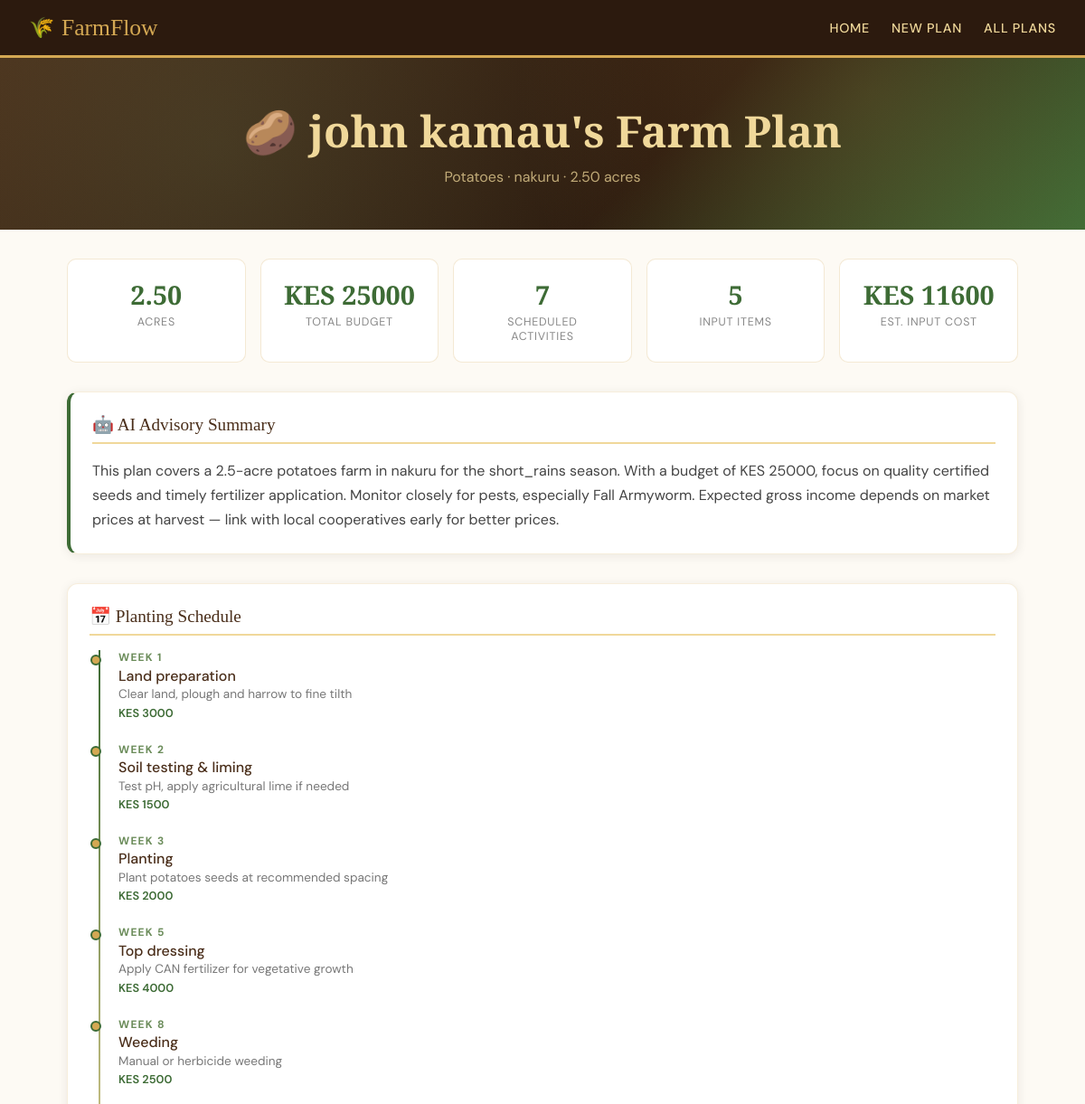
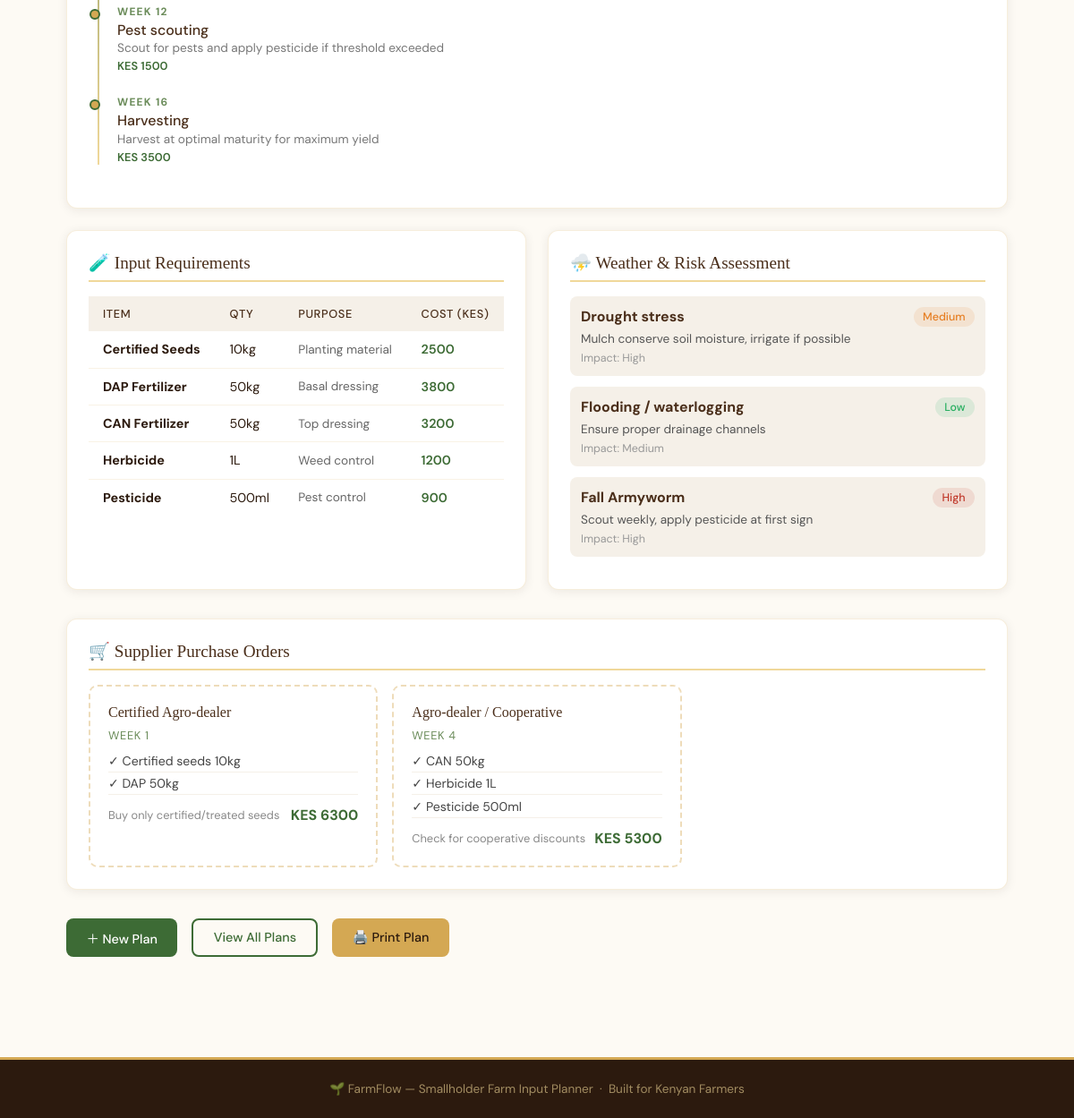
Screenshot of /plan/1/ with the database file from the repository (2 pictures, top to bottom).
### planner/models.py (models this page shows, shortened)
class FarmPlan(models.Model):
    CROP_CHOICES = [
        ('maize', 'Maize'),
        ('beans', 'Beans'),
        ('tomatoes', 'Tomatoes'),
        ('potatoes', 'Potatoes'),
        ('wheat', 'Wheat'),
        ('sorghum', 'Sorghum'),
        ('cassava', 'Cassava'),
        ('sweet_potato', 'Sweet Potato'),
        ('kale', 'Kale (Sukuma Wiki)'),
        ('cabbage', 'Cabbage'),
    ]
    SOIL_CHOICES = [
        ('loam', 'Loam'),
        ('clay', 'Clay'),
        ('sandy', 'Sandy'),
        ('silty', 'Silty'),
        ('peaty', 'Peaty'),
    ]
    SEASON_CHOICES = [
        ('long_rains', 'Long Rains (Mar–May)'),
        ('short_rains', 'Short Rains (Oct–Dec)'),
        ('dry', 'Dry Season (Irrigation)'),
    ]
    farmer_name = models.CharField(max_length=100)
    location = models.CharField(max_length=100)
    land_size = models.DecimalField(max_digits=6, decimal_places=2)
    crop = models.CharField(max_length=50, choices=CROP_CHOICES)
    soil_type = models.CharField(max_length=50, choices=SOIL_CHOICES)
    season = models.CharField(max_length=50, choices=SEASON_CHOICES)
    budget = models.DecimalField(max_digits=10, decimal_places=2)
    additional_notes = models.TextField(blank=True)
    planting_schedule = models.TextField(blank=True)
    input_requirements = models.TextField(blank=True)
    weather_risks = models.TextField(blank=True)
    purchase_orders = models.TextField(blank=True)
    ai_summary = models.TextField(blank=True)
    created_at = models.DateTimeField(auto_now_add=True)

### planner/views.py (the view)
# urls.py: path('plan/<int:pk>/', views.plan_detail, name='plan_detail'),
def plan_detail(request, pk):
    plan = get_object_or_404(FarmPlan, pk=pk)
    planting_schedule = json.loads(plan.planting_schedule) if plan.planting_schedule else []
    input_requirements = json.loads(plan.input_requirements) if plan.input_requirements else []
    weather_risks = json.loads(plan.weather_risks) if plan.weather_risks else []
    purchase_orders = json.loads(plan.purchase_orders) if plan.purchase_orders else []
    total_cost = sum(item.get('cost_kes', 0) for item in planting_schedule)
    total_inputs = sum(item.get('cost_kes', 0) for item in input_requirements)
    return render(request, 'planner/plan_detail.html', {
        'plan': plan,
        'planting_schedule': planting_schedule,
        'input_requirements': input_requirements,
        'weather_risks': weather_risks,
        'purchase_orders': purchase_orders,
        'total_cost': total_cost,
        'total_inputs': total_inputs,
    })

### planner/templates/planner/plan_detail.html (shortened to what this page needs)
{% extends "planner/base.html" %}
{% block content %}
<div class="page-hero">
  <h1>
    {% if plan.crop == 'maize' %}🌽
    {% elif plan.crop == 'tomatoes' %}🍅
    {% elif plan.crop == 'beans' %}🫘
    {% elif plan.crop == 'potatoes' %}🥔
    {% elif plan.crop == 'kale' %}🥬
    {% elif plan.crop == 'cabbage' %}🥦
    {% else %}🌱{% endif %}
    {{ plan.farmer_name }}'s Farm Plan
  </h1>
  <p>{{ plan.get_crop_display }} · {{ plan.location }} · {{ plan.land_size }} acres</p>
</div>
<div class="container">
  <div class="stat-row" style="margin-bottom:2rem;">
    <div class="stat-box">
      <div class="stat-value">{{ plan.land_size }}</div>
      <div class="stat-label">Acres</div>
    </div>
    <div class="stat-box">
      <div class="stat-value">KES {{ plan.budget|floatformat:0 }}</div>
      <div class="stat-label">Total Budget</div>
    </div>
    <div class="stat-box">
      <div class="stat-value">{{ planting_schedule|length }}</div>
      <div class="stat-label">Scheduled Activities</div>
    </div>
    <div class="stat-box">
      <div class="stat-value">{{ input_requirements|length }}</div>
      <div class="stat-label">Input Items</div>
    </div>
    <div class="stat-box">
      <div class="stat-value">KES {{ total_inputs }}</div>
      <div class="stat-label">Est. Input Cost</div>
    </div>
  </div>
  {% if plan.ai_summary %}
  <div class="card" style="margin-bottom:2rem;border-left:4px solid var(--leaf);">
    <div class="card-title">🤖 AI Advisory Summary</div>
    <p style="line-height:1.7;color:#444;">{{ plan.ai_summary }}</p>
  </div>
  {% endif %}
  <div style="display:grid;grid-template-columns:1fr 1fr;gap:1.5rem;margin-bottom:2rem;">
    <div class="card" style="grid-column:1/-1;">
      <div class="card-title">📅 Planting Schedule</div>
      <div class="timeline">
        {% for item in planting_schedule %}
        <div class="timeline-item">
          <div class="timeline-dot"></div>
          <div class="timeline-week">Week {{ item.week }}</div>
          <div class="timeline-activity">{{ item.activity }}</div>
          <div class="timeline-details">{{ item.details }}</div>
          {% if item.cost_kes %}
          <div class="timeline-cost">KES {{ item.cost_kes|floatformat:0 }}</div>
          {% endif %}
        </div>
        {% endfor %}
      </div>
    </div>
    <div class="card">
      <div class="card-title">🧪 Input Requirements</div>
      <table>
        <thead>
          <tr>
            <th>Item</th>
            <th>Qty</th>
            <th>Purpose</th>
            <th>Cost (KES)</th>
          </tr>
        </thead>
        <tbody>
          {% for item in input_requirements %}
          <tr>
            <td><strong>{{ item.item }}</strong></td>
            <td>{{ item.quantity }}</td>
            <td style="color:#666;font-size:.85rem;">{{ item.purpose }}</td>
            <td style="color:var(--leaf);font-weight:600;">{{ item.cost_kes|floatformat:0 }}</td>
          </tr>
          {% endfor %}
        </tbody>
      </table>
    </div>
    <div class="card">
      <div class="card-title">⛈️ Weather & Risk Assessment</div>
      {% for risk in weather_risks %}
      <div style="padding:.75rem;border-radius:8px;background:var(--mist);margin-bottom:.75rem;">
        <div style="display:flex;align-items:center;justify-content:space-between;margin-bottom:.3rem;">
          <strong style="color:var(--bark);">{{ risk.risk }}</strong>
          <span class="badge badge-{% if risk.probability == 'High' %}high{% elif risk.probability == 'Medium' %}medium{% else %}low{% endif %}">
            {{ risk.probability }}
          </span>
        </div>
        <div style="font-size:.85rem;color:#555;">{{ risk.mitigation }}</div>
        {% if risk.impact %}
        <div style="font-size:.78rem;color:#999;margin-top:.3rem;">Impact: {{ risk.impact }}</div>
        {% endif %}
      </div>
      {% endfor %}
    </div>
  </div>
  <div class="card" style="margin-bottom:2rem;">
    <div class="card-title">🛒 Supplier Purchase Orders</div>
    <div style="display:grid;grid-template-columns:repeat(auto-fill,minmax(280px,1fr));gap:1rem;">
      {% for order in purchase_orders %}
      <div style="border:2px dashed rgba(212,168,83,.4);border-radius:10px;padding:1.25rem;">
        <div style="font-family:'Playfair Display',serif;color:var(--bark);margin-bottom:.5rem;">{{ order.supplier_type }}</div>
        <div style="font-size:.8rem;color:var(--sage);text-transform:uppercase;letter-spacing:.05em;margin-bottom:.5rem;">{{ order.timing }}</div>
        <ul style="list-style:none;margin-bottom:.75rem;">
          {% for item in order.items %}
          <li style="font-size:.88rem;padding:.2rem 0;border-bottom:1px solid var(--mist);color:#444;">✓ {{ item }}</li>
          {% endfor %}
        </ul>
        <div style="display:flex;justify-content:space-between;align-items:center;">
          <span style="font-size:.8rem;color:#888;">{{ order.notes }}</span>
          <strong style="color:var(--leaf);">KES {{ order.estimated_total_kes|floatformat:0 }}</strong>
        </div>
      </div>
      {% endfor %}
    </div>
  </div>
  <div style="display:flex;gap:1rem;flex-wrap:wrap;margin-bottom:1rem;">
    <a href="/plan/new/" class="btn btn-primary">＋ New Plan</a>
    <a href="/plans/" class="btn btn-outline">View All Plans</a>
    <button onclick="window.print()" class="btn btn-secondary">🖨️ Print Plan</button>
  </div>
</div>
{% endblock %}

### planner/templates/planner/base.html (style rules this page uses)
:root { --soil: #2C1A0E; --bark: #4A2E1A; --clay: #8B4513; --wheat: #D4A853; --straw: #F0D89A; --sage: #6B8C5A; --leaf: #3D6B35; --mist: #F5F0E8; --cream: #FDFAF4; --white: #FFFFFF; --danger: #C0392B; --warn: #E67E22; --ok: #27AE60; }
*, *::before, *::after { box-sizing: border-box; margin: 0; padding: 0; }
body { font-family: 'DM Sans', sans-serif; background: var(--cream); color: var(--soil); min-height: 100vh; }
.page-hero { background: linear-gradient(135deg, var(--bark) 0%, var(--soil) 60%, var(--leaf) 100%); padding: 3rem 2rem; text-align: center; position: relative; overflow: hidden; }
.page-hero::before { content: ''; position: absolute; inset: 0; background-image: radial-gradient(circle at 20% 50%, rgba(107,140,90,.2) 0%, transparent 50%), radial-gradient(circle at 80% 20%, rgba(212,168,83,.15) 0%, transparent 40%); }
.page-hero h1 { font-family: 'Playfair Display', serif; font-size: clamp(1.8rem, 4vw, 3rem); color: var(--straw); position: relative; z-index: 1; }
.page-hero p { color: rgba(240,216,154,.75); margin-top: .5rem; font-size: 1rem; position: relative; z-index: 1; }
.container { max-width: 1100px; margin: 0 auto; padding: 2rem 1.5rem; }
.card { background: var(--white); border-radius: 12px; padding: 1.5rem; box-shadow: 0 2px 12px rgba(44,26,14,.08); border: 1px solid rgba(212,168,83,.2); }
.card-title { font-family: 'Playfair Display', serif; font-size: 1.2rem; color: var(--bark); margin-bottom: 1rem; padding-bottom: .5rem; border-bottom: 2px solid var(--straw); display: flex; align-items: center; gap: .5rem; }
.btn { display: inline-flex; align-items: center; gap: .4rem; padding: .65rem 1.4rem; border: none; border-radius: 8px; font-family: 'DM Sans', sans-serif; font-size: .9rem; font-weight: 500; cursor: pointer; text-decoration: none; transition: all .2s; }
.btn-primary { background: var(--leaf); color: var(--white); }
.btn-secondary { background: var(--wheat); color: var(--soil); }
.btn-outline { background: transparent; color: var(--leaf); border: 2px solid var(--leaf); }
.badge { display: inline-block; padding: .2rem .65rem; border-radius: 20px; font-size: .78rem; font-weight: 500; }
.badge-high { background: rgba(192,57,43,.12); color: var(--danger); }
.badge-medium { background: rgba(230,126,34,.12); color: var(--warn); }
.badge-low { background: rgba(39,174,96,.12); color: var(--ok); }
table { width: 100%; border-collapse: collapse; font-size: .9rem; }
thead th { background: var(--mist); color: var(--bark); font-weight: 500; text-align: left; padding: .7rem 1rem; font-size: .8rem; text-transform: uppercase; letter-spacing: .05em; }
tbody td { padding: .7rem 1rem; border-bottom: 1px solid rgba(212,168,83,.15); }
tbody tr:last-child td { border-bottom: none; }
.timeline { position: relative; padding-left: 2rem; }
.timeline::before { content: ''; position: absolute; left: .6rem; top: 0; bottom: 0; width: 2px; background: linear-gradient(to bottom, var(--leaf), var(--straw)); }
.timeline-item { position: relative; margin-bottom: 1.5rem; }
.timeline-dot { position: absolute; left: -1.95rem; top: .3rem; width: 12px; height: 12px; border-radius: 50%; background: var(--wheat); border: 2px solid var(--leaf); }
.timeline-week { font-size: .75rem; font-weight: 700; color: var(--sage); text-transform: uppercase; letter-spacing: .1em; }
.timeline-activity { font-weight: 500; color: var(--bark); margin: .1rem 0; }
.timeline-details { font-size: .85rem; color: #777; }
.timeline-cost { font-size: .8rem; color: var(--leaf); font-weight: 600; margin-top: .2rem; }
.stat-row { display: grid; grid-template-columns: repeat(auto-fit, minmax(180px,1fr)); gap: 1rem; }
.stat-box { background: var(--white); border: 1px solid rgba(212,168,83,.25); border-radius: 10px; padding: 1.2rem 1.5rem; text-align: center; }
.stat-value { font-family: 'Playfair Display', serif; font-size: 1.8rem; color: var(--leaf); font-weight: 700; }
.stat-label { font-size: .78rem; color: #888; text-transform: uppercase; letter-spacing: .06em; margin-top: .2rem; }

### rows the page displays
FarmPlan: farmer_name "john kamau", crop "Potatoes", location "nakuru", land_size "2.50", budget "25000", ai_summary "This plan covers a 2.5-acre potatoes farm in nakuru for the short_rains season. With a budget of KES 25000, focus on quality certified seeds and timely fertilizer application. Monitor closely for pests, especially Fall Armyworm. Expected gross income depends on market prices at harvest — link with local cooperatives early for better prices."

### other values shown
{{ planting_schedule|length }} "7"
{{ input_requirements|length }} "5"
{{ total_inputs }} "11600"
{{ item.week }} "1" "2" "3" "5" "8" "12" "16"
{{ item.activity }} "Land preparation" "Soil testing & liming" "Planting" "Top dressing" "Weeding" "Pest scouting" "Harvesting"
{{ item.details }} "Clear land, plough and harrow to fine tilth" "Test pH, apply agricultural lime if needed" "Plant potatoes seeds at recommended spacing" "Apply CAN fertilizer for vegetative growth" "Manual or herbicide weeding" "Scout for pests and apply pesticide if threshold exceeded" "Harvest at optimal maturity for maximum yield"
{{ item.cost_kes|floatformat:0 }} "3000" "1500" "2000" "4000" "2500" "1500" "3500"
{{ item.item }} "Certified Seeds" "DAP Fertilizer" "CAN Fertilizer" "Herbicide" "Pesticide"
{{ item.quantity }} "10kg" "50kg" "50kg" "1L" "500ml"
{{ item.purpose }} "Planting material" "Basal dressing" "Top dressing" "Weed control" "Pest control"
{{ item.cost_kes|floatformat:0 }} "2500" "3800" "3200" "1200" "900"
{{ risk.risk }} "Drought stress" "Flooding / waterlogging" "Fall Armyworm"
{{ risk.probability }} "Medium" "Low" "High"
{{ risk.mitigation }} "Mulch conserve soil moisture, irrigate if possible" "Ensure proper drainage channels" "Scout weekly, apply pesticide at first sign"
{{ risk.impact }} "High" "Medium" "High"
